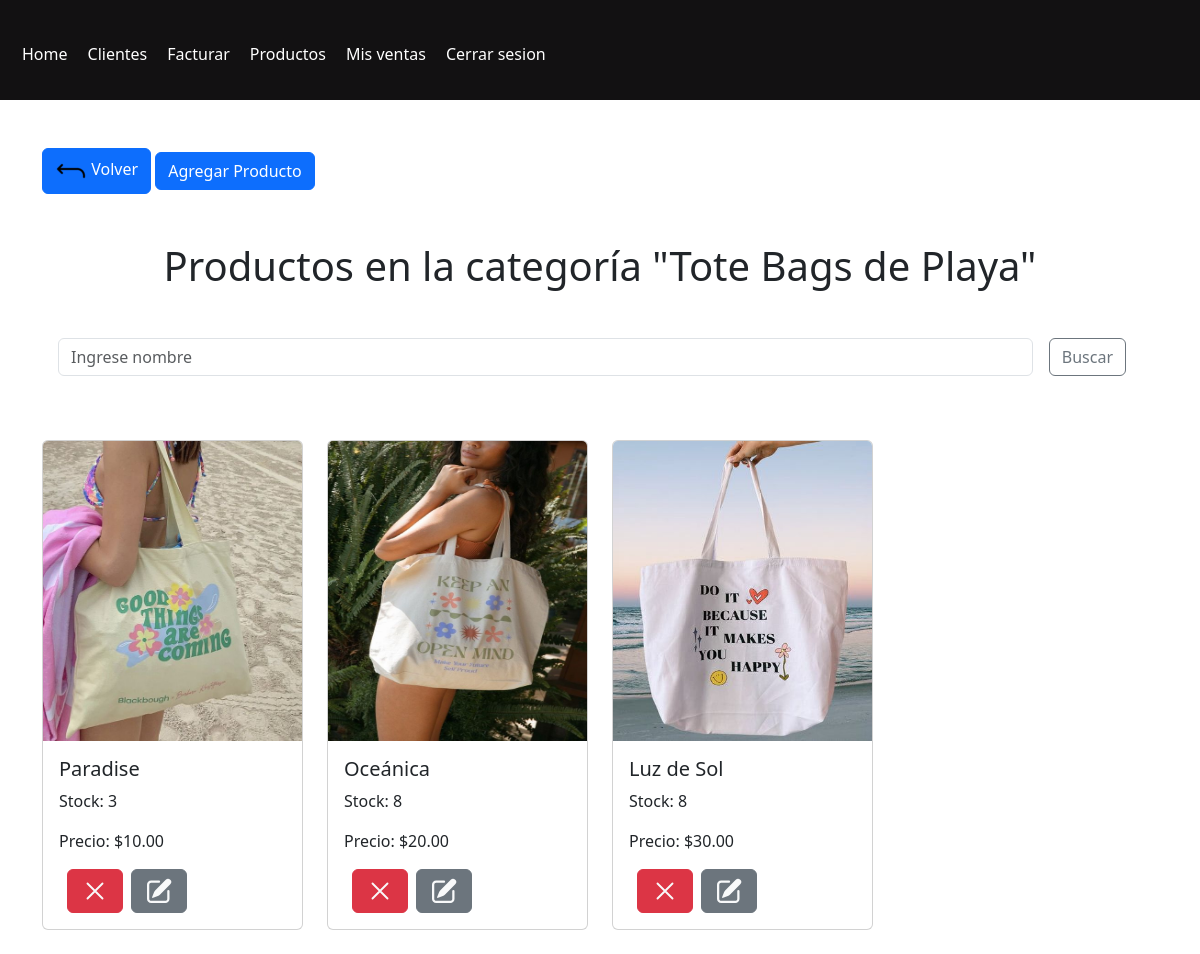
The page /venta/Anahion/categoria/1/ (signed in) on the database as committed earlier.
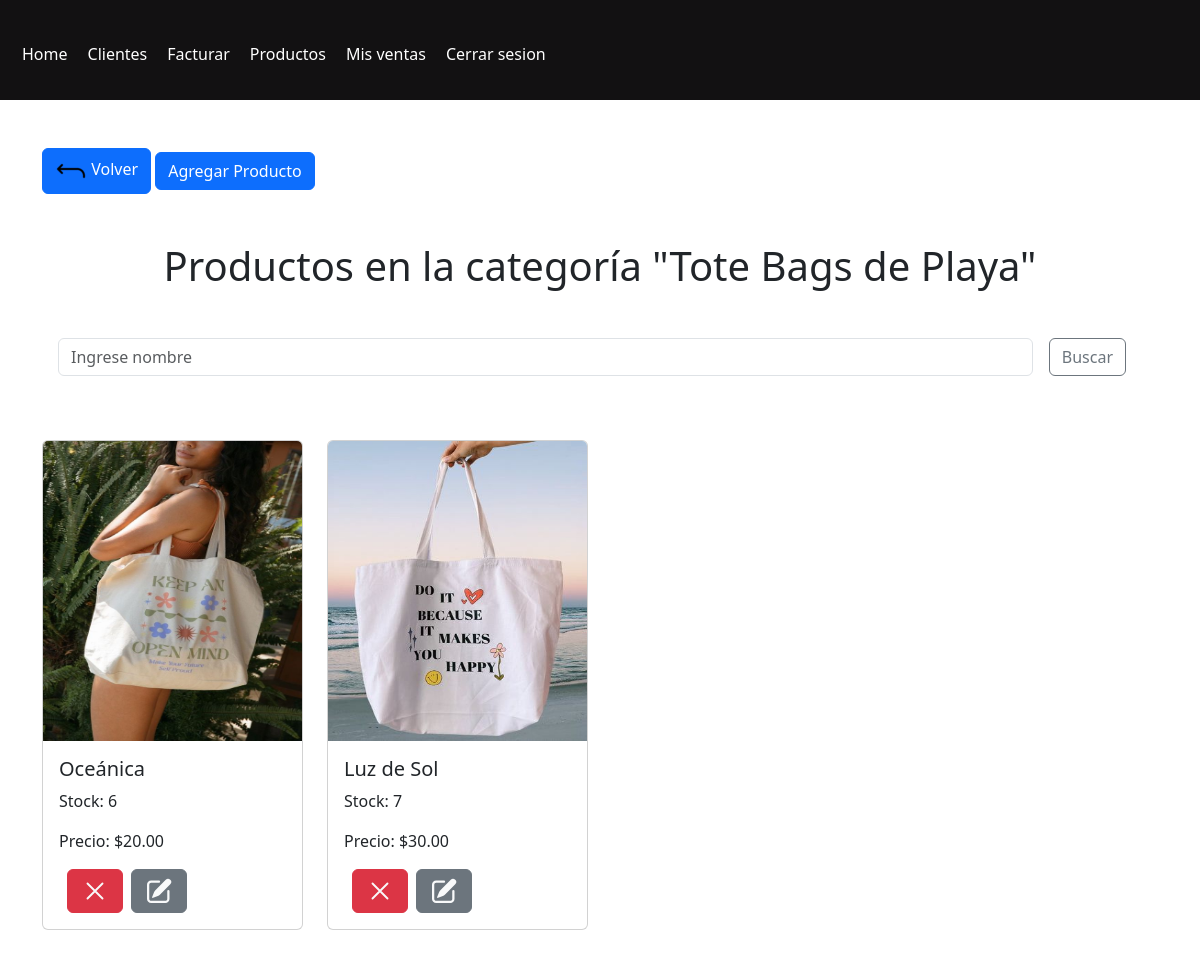
The same page on the database as committed later.
### venta/models.py (models this page shows, shortened)
class Product(models.Model):
    product_name = models.CharField(max_length=255)
    price = models.DecimalField(max_digits=10, decimal_places=2)
    img=models.ImageField(upload_to="productos/", default="imagen.png")
    category=models.ForeignKey(Category, on_delete=models.CASCADE,default='category')
    stock=models.IntegerField(default=1,verbose_name="stock")
    class Meta:
        db_table = "product"
        verbose_name = "product"
        verbose_name_plural = "products"

### venta/views.py (the view)
# urls.py: path('Anahion/categoria/<int:categoria_id>/', ver_categoria, name='ver_categoria'),
@login_required
def ver_categoria(request, categoria_id):
    categoria = get_object_or_404(Category, pk=categoria_id)
    productos = Product.objects.filter(category=categoria,stock__gt=0)
    busqueda=request.GET.get("buscar")
    if busqueda:
        productos=Product.objects.filter(
            Q(product_name__icontains=busqueda)
        ).distinct()
    paginator=Paginator(productos,10)
    page=request.GET.get('page')
    product_paginated=paginator.get_page(page)
    return render(request, 'productos/ver_categoria.html', {'categoria': categoria, 'product_paginated': product_paginated})

### venta/templates/productos/ver_categoria.html (shortened to what this page needs)
{% extends 'base.html' %}
{% block header %}
{% include 'header.html' %}
{% endblock %}
{% block content %}
{% load static %}
<div class="container">
    <a class="btn btn-primary mt-5" href="{% url 'categories' %}">
        <img src="{% static 'iconos/volver.png'%}">
        Volver
    </a>
    <a class="btn btn-primary mt-5" href="{% url 'crear_producto' %}">
       Agregar Producto
    </a>
    <h1 class="my-5 text-center">Productos en la categoría "{{ categoria.name }}"</h1>
    <div>
        <form class="d-flex justify-content-center mx-3" role="search">
          <input class="form-control" type="search" placeholder="Ingrese nombre" aria-label="Search"  value="{{ request.GET.buscar }}" name="buscar">
          <button class="btn btn-outline-secondary mx-3" type="submit">Buscar</button>
        </form>
    </div>
    <div class="row">
        {% for producto in product_paginated %}
            <div class="col-md-3 mb-4 my-5">
                <div class="card">
                       <img src="{{ producto.img.url }}" class="card-img-top" alt="{{ producto.name }}" width="350px" height="300px">
                       <div class="card-body">
                        <h5 class="card-title">{{ producto.product_name }}</h5>
                        <p class="card-text">Stock: {{ producto.stock}}</p>
                        <p class="card-text">Precio: ${{ producto.price }}</p>
                        <div class="d-flex ">
                            <form method="POST"  action="{% url 'eliminar_producto' id=producto.id %}">
                                <button type="submit"  class=" btn btn-danger text-light mx-2">
                                    <svg xmlns="http://www.w3.org/2000/svg" fill="none" viewBox="0 0 24 24" stroke-width="1.5" stroke="currentColor" width="30px" height="30px">
                                        <path stroke-linecap="round" stroke-linejoin="round" d="M6 18L18 6M6 6l12 12" />
                                    </svg>
                                </button>
                            </form>
                            <form method="POST"  action="{% url 'editar_producto' id=producto.id %}">
                                <a  href="{% url 'editar_producto' id=producto.id %}" class=" btn btn-secondary text-light">
                                </a>
                            </form>
                       </div>
                    </div>
                </div>
            </div>
        {% empty %}
            <p class="text-center">No hay productos en esta categoría.</p>
        {% endfor %}
    </div>
</div>
{% endblock %}

Rows that differ between the two databases and show on the page:
no longer on this page (row edited): Product: img (picture), product_name "Paradise", stock "3", price "10.00"
changed Product "Oceánica": stock "8" → "6"
changed Product "Luz de Sol": stock "8" → "7"
